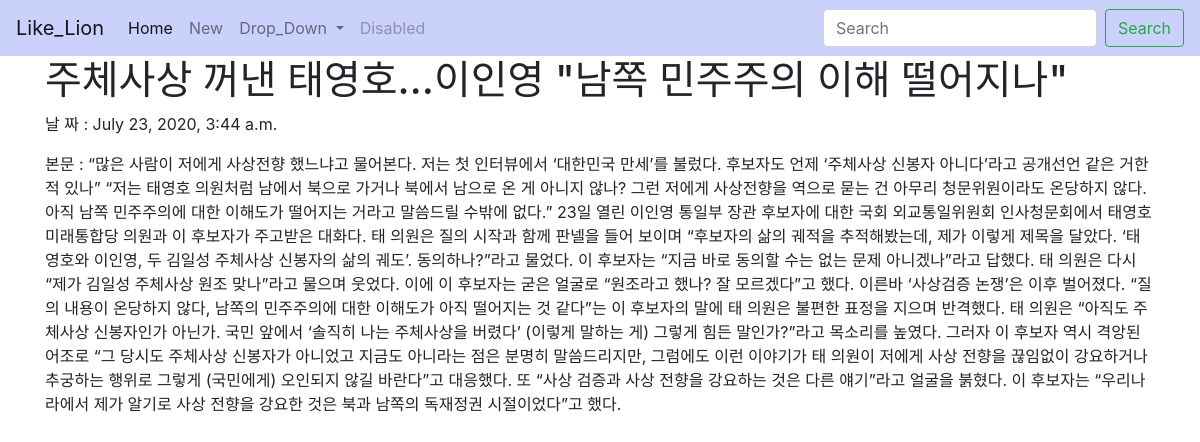
Page /news_blog/4 on the committed database.
### blogapp/models.py (models this page shows, shortened)
class Blog(models.Model):
    title = models.CharField(max_length=200)
    pub_date = models.DateTimeField('date published')
    body = models.TextField()

### blogapp/views.py (the view)
# urls.py: path('news_blog/<int:blog_id>', blogapp.views.detail, name="detail"),
def detail(request, blog_id):
    blog_detail = get_object_or_404(Blog, pk=blog_id)
    return render(request, 'detail.html', {'details': blog_detail})

### blogapp/templates/detail.html
{% extends 'base.html' %}
{% block contents %}
<body>
    <div class="container">
  <h1> {{details.title}}</h1>
<p> 날 짜 : {{details.pub_date}}</p>
<p>본문 : {{details.body}}</p>
</div>
  </body>
{% endblock %}

### rows in the picture
Blog: title "주체사상 꺼낸 태영호…이인영 \"남쪽 민주주의 이해 떨어지나\"", pub_date "July 23, 2020, 3:44 a.m.", body "“많은 사람이 저에게 사상전향 했느냐고 물어본다. 저는 첫 인터뷰에서 ‘대한민국 만세’를 불렀다. 후보자도 언제 ‘주체사상 신봉자 아니다’라고 공개선언 같은 거한 적 있나” “저는 태영호 의원처럼 남에서 북으로 가거나 북에서 남으로 온 게 아니지 않나? 그런 저에게 사상전향을 역으로 묻는 건 아무리 청문위원이라도 온당하지 않다. 아직 남쪽 민주주의에 대한 이해도가 떨어지는 거라고 말씀드릴 수밖에 없다.” 23일 열린 이인영 통일부 장관 후보자에 대한 국회 외교통일위원회 인사청문회에서 태영호 미래통합당 의원과 이 후보자가 주고받은 대화다. 태 의원은 질의 시작과 함께 판넬을 들어 보이며 “후보자의 삶의 궤적을 추적해봤는데, 제가 이렇게 제목을 달았다. ‘태영호와 이인영, 두 김일성 주체사상 신봉자의 삶의 궤도’. 동의하나?”라고 물었다. 이 후보자는 “지금 바로 동의할 수는 없는 문제 아니겠나”라고 답했다. 태 의원은 다시 “제가 김일성 주체사상 원조 맞나”라고 물으며 웃었다. 이에 이 후보자는 굳은 얼굴로 “원조라고 했나? 잘 모르겠다”고 했다. 이른바 ‘사상검증 논쟁’은 이후 벌어졌다. “질의 내용이 온당하지 않다, 남쪽의 민주주의에 대한 이해도가 아직 떨어지는 것 같다”는 이 후보자의 말에 태 의원은 불편한 표정을 지으며 반격했다. 태 의원은 “아직도 주체사상 신봉자인가 아닌가. 국민 앞에서 ‘솔직히 나는 주체사상을 버렸다’…"
